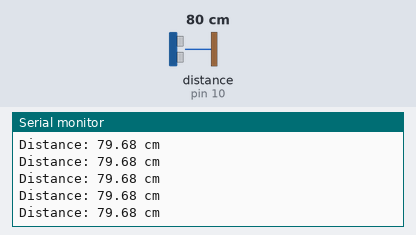
Simulated run of this sketch. Board: Arduino Uno, built with avr-gcc and run on an emulated ATmega328P. Shown: the last lines printed to the serial monitor. Wiring (inferred from the names in the program): ultrasonic range finder: trigger pin 9; echo pin 10. The test bench sets the inputs (shaded band); at power-on: distance to the obstacle (sensor on pin 10) 80 cm. The echo pulse lasts 58.3 µs per cm.

Above: at 1.2 s.
1.3 s: distance to the obstacle (sensor on pin 10) set to 35 cm
At 1.6 s:
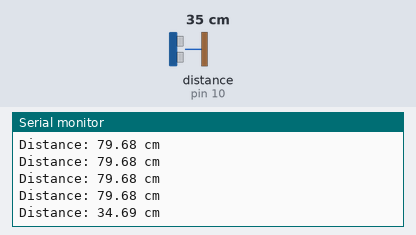
4.3 s: distance to the obstacle (sensor on pin 10) set to 2 cm
At 4.44 s:
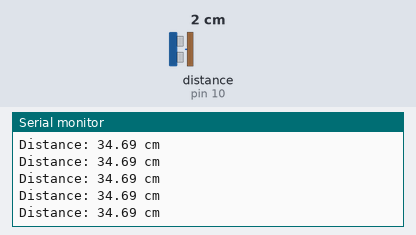
Timing chart, 0 to 7.3 s (numbered marks = the images above; inputs shaded):
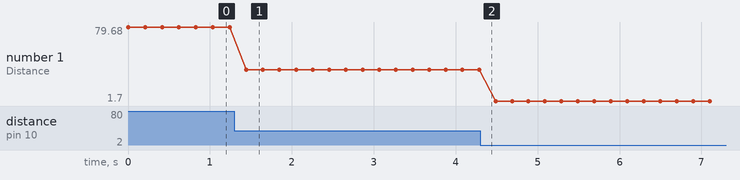

Measured:
- after the input at 1.3 s, the serial monitor: prints a new line after 0.14 s (image 1)
- plotted number 1: 79.68 → 34.69 after the input at 1.3 s, 34.69 → 1.7 after the input at 4.3 s

The sketch:

ultrasonic.ino
```cpp
#define TRIG 9
#define ECHO 10

void setup() {
  Serial.begin(9600);
  pinMode(TRIG, OUTPUT);
  pinMode(ECHO, INPUT);
}


void loop() {
  //send signal
  digitalWrite(TRIG, LOW);
  delayMicroseconds(2);
  digitalWrite(TRIG, HIGH);
  delayMicroseconds(10);
  digitalWrite(TRIG, LOW);

  //calculate time return
  long duration = pulseIn(ECHO, HIGH);

  //calculate distance
  float distance = duration*0.0343/2;

  Serial.print("Distance: ");
  Serial.print(distance);
  Serial.println(" cm");
  delay(200);
}
```
